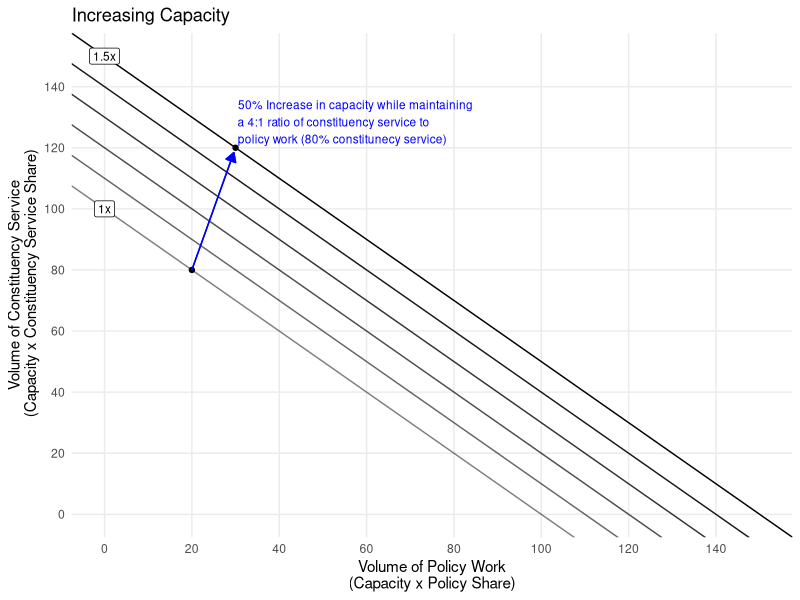
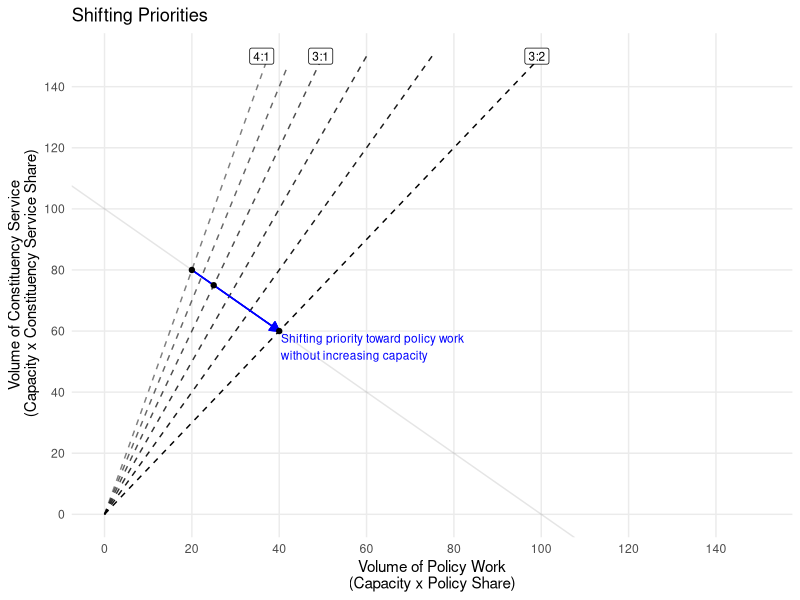
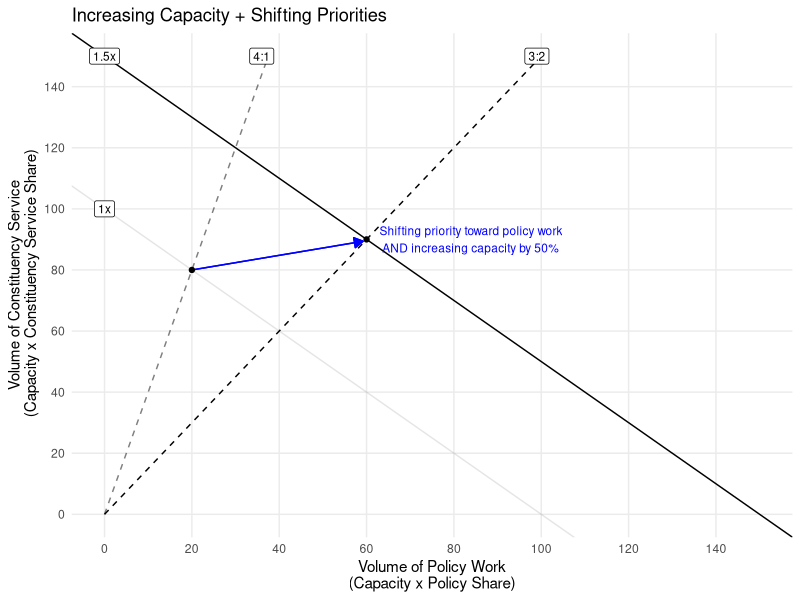
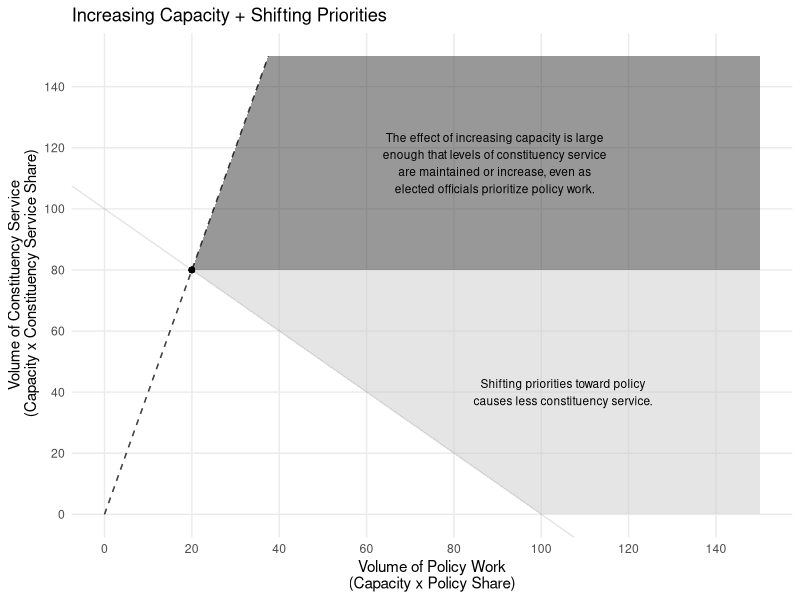

These figures' R source, in order:
## ---- chunk 1
library(tidyverse)
library(ggrepel)
library(knitr)

knitr::opts_chunk$set(echo = TRUE, 
                      cache = TRUE, 
                      fig.width=4, 
                      fig.height = 4,
                      out.width = "49%",
                      fig.show = "hold",
                      fig.cap = "",
                      fig.subcap = "",
                      split = T,
                      fig.align = 'center', 
                      fig.path='figs/',
                      fig.retina = 6,
                      warning=FALSE, 
                      message=FALSE)

# inline numbers round to 2
knit_hooks$set(inline = function(x) {
  if (is.na(as.numeric(x))) {
    return(x)
    } else 
        return(round(x,2))
})


# plot color defaults 
library(ggplot2); theme_set(theme_bw())
  options(
    ggplot2.continuous.color = "cividis",
    ggplot2.continuous.fill = "cividis"
  )
  scale_color_discrete <- function(...)
    scale_color_viridis_d(..., direction = -1)
  scale_fill_discrete <- function(...)
    scale_fill_viridis_d(..., direction = -1)
  
# html table formatting
kablebox <- . %>%  
  head(100) %>%
  knitr::kable() %>% 
  kable_styling() %>% 
  scroll_box(height = "200px")

kablebox_long <- . %>% 
  head(100) %>% 
  knitr::kable() %>% 
  kable_styling() %>% 
  scroll_box(height = "500px")
## ---- chunk 2
library(ggplot2); theme_set(theme_minimal())



# CAPACITY
tibble::tibble(
  priority = .2,
  capacity = c(100, 150) 
  ) %>% 
  ggplot() +
  aes(x = capacity*priority,
      y = capacity*(1-priority) ,
      #color = capacity, 
      #alpha = capacity, 
      intercept = capacity,
      label = str_c(capacity*priority, ", ", capacity*(1-priority))) + 
  geom_abline(slope = -1, 
              intercept = c(100, 110, 120,130,140, 150), 
                            linetype = 1,
              alpha = c(.5,.6,.7,.8,.9,1)) + 
    geom_point() +
  geom_segment(x = 100*.2, 
           y = 100*.8,
           xend = 148*.2, 
           yend = 148*.8,
           arrow = arrow(type = "closed", length = unit(.1, "in")),
           color = "blue") + 
  annotate("text", 
          label = "50% Increase in capacity while maintaining\na 4:1 ratio of constituency service to\npolicy work (80% constitunecy service)", 
           x = 150*.2, 
           y = 150*.8,
          hjust = -.01,
          vjust = -.1,
          color = "blue",
          size = 3) +
  geom_label(x = 0, y = c(100, 150), 
             label = c("1x", "1.5x"),
             size = 3 ) + 
    scale_y_continuous(breaks = seq(0, 140, by = 20), limits = c(0, 150)) + 
  scale_x_continuous(breaks = seq(0, 140, by = 20), limits = c(0, 150)) + 
  labs(title = "Increasing Capacity",
       x = "Volume of Policy Work\n(Capacity x Policy Share)",
       y = "Volume of Constituency Service\n (Capacity x Constituency Service Share)") + 
  theme(legend.position = "", 
        panel.grid.minor = element_blank() )




# PRIORITY 
tibble::tibble(
  priority = c(.2,.25, .4),
  capacity = c(100) 
  ) %>% 
  mutate(
    x = capacity*priority,
      y = capacity*(1-priority)
  ) %>% 
  ggplot() +
  aes(x = x,
      y = y ) + 
  geom_abline(slope = -1,
              intercept = c(100),
              linetype = 1,
              alpha = c(.1)) +
   stat_function(fun =  ~ 4*.x , geom = "line", linetype = 2, alpha = .5) +
     stat_function(fun =  ~ 3.5*.x , geom = "line", linetype = 2, alpha = .6) +
   stat_function(fun =  ~ 3*.x , geom = "line", linetype = 2, alpha = .7) +
   stat_function(fun =  ~ 2.5*.x , geom = "line", linetype = 2, alpha = .8) +
   stat_function(fun =  ~ 2*.x , geom = "line", linetype = 2, alpha = .9) +
   stat_function(fun =  ~ 1.5*.x , geom = "line", linetype = 2, alpha = 1) +

  geom_segment(x = 100*.2, 
           y = 100*.8,
           xend = 100*.4, 
           yend = 100*.6,
           arrow = arrow(type = "closed", length = unit(.1, "in")),
           color = "blue") + 
  geom_point() +
  annotate("text", 
          label = "Shifting priority toward policy work\nwithout increasing capacity", 
           x = 100*.4, 
           y = 100*.6,
          hjust = -.01,
          vjust = 1.1,
          color = "blue",
          size = 3) +
  geom_label(aes(x = 150*c(.24, .33, .66),
                 y = 150 ),
                   min.segment.length = 15,
             label = c("4:1", "3:1", "3:2") ,
          size = 3) + 
  scale_y_continuous(breaks = seq(0, 140, by = 20), limits = c(0, 150)) + 
  scale_x_continuous(breaks = seq(0, 140, by = 20), limits = c(0, 150)) + 
  #scale_color_gradient(low = "grey", high = "black") +
  labs(title = "Shifting Priorities",
       x = "Volume of Policy Work\n(Capacity x Policy Share)",
       y = "Volume of Constituency Service\n (Capacity x Constituency Service Share)") +
  theme(legend.position = "",         
        #panel.grid.major = element_blank(),
        panel.grid.minor = element_blank() )



# BOTH  
tibble::tibble(
  priority = c(.2, .4),
  capacity = c(100, 150) 
  ) %>% 
  mutate(
    x = capacity*priority,
      y = capacity*(1-priority)
  ) %>% 
  ggplot() +
  aes(x = x,
      y = y ) + 
  geom_abline(slope = -1,
              intercept = c(100, 150),
              linetype = 1,
              alpha = c(.1,1)) +
   stat_function(fun =  ~ 4*.x , geom = "line", linetype = 2, alpha = .5) +
   #  stat_function(fun =  ~ 3.5*.x , geom = "line", linetype = 2, alpha = .6) +
  # stat_function(fun =  ~ 3*.x , geom = "line", linetype = 2, alpha = .7) +
 #  stat_function(fun =  ~ 2.5*.x , geom = "line", linetype = 2, alpha = .8) +
#   stat_function(fun =  ~ 2*.x , geom = "line", linetype = 2, alpha = .9) +
   stat_function(fun =  ~ 1.5*.x , geom = "line", linetype = 2, alpha = 1) +
  geom_label(aes(x = 150*c(.24, .66),
                 y = 150 ),
                   min.segment.length = 15,
             label = c("4:1", "3:2") ,
          size = 3) + 
  geom_segment(x = 100*.2, 
           y = 100*.8,
           xend = 148*.4, 
           yend = 149*.6,
           arrow = arrow(type = "closed", length = unit(.1, "in")),
           color = "blue") + 
  geom_point() +
  annotate("text", 
          label = "Shifting priority toward policy work\n AND increasing capacity by 50%", 
           x = 150*.4, 
           y = 150*.6,
          hjust = -.07,
          vjust = .5,
          color = "blue",
          size = 3) +
    geom_label(x = 0, y = c(100, 150), 
             label = c("1x", "1.5x"),
             size = 3) + 
  scale_y_continuous(breaks = seq(0, 140, by = 20), limits = c(0, 150)) + 
  scale_x_continuous(breaks = seq(0, 140, by = 20), limits = c(0, 150)) + 
  #scale_color_gradient(low = "grey", high = "black") +
  labs(title = "Increasing Capacity + Shifting Priorities",
       x = "Volume of Policy Work\n(Capacity x Policy Share)",
       y = "Volume of Constituency Service\n (Capacity x Constituency Service Share)") + 
  theme(legend.position = "",          panel.grid.minor = element_blank() )



# BOTH  
more_c <- tibble(x = c(0, 20, 37.5,0),
       y = c(100, 80, 150,150) ) %>% 
  mutate(label = "A")

less_c <- tibble(x = c(0, 20, 0,0),
       y = c(0, 80, 80, 0) ) %>% 
  mutate(label = "D")


more_p <- tibble(x = c(20, 37.5, 150, 150),
       y = c(80, 150, 150, 80) ) %>% 
  mutate(label = "B")

less_p <- tibble(x = c(100, 20, 150, 150),
       y = c(0, 80, 80, 0) ) %>% 
  mutate(label = "C")


# REGIONS 
more_p %>%
 full_join( less_p) %>% #full_join(more_c) %>% 
  group_by(label) %>% 
  mutate(mean_x = mean(x),
         mean_y = mean(y),
         name = label %>% 
           str_replace("B", "The effect of increasing capacity is large\nenough that levels of constituency service\nare maintained or increase, even as\nelected officials prioritize policy work.") %>% 
           str_replace("C", "Shifting priorities toward policy\ncauses less constituency service.")) %>% 
  ungroup() %>% 
ggplot() +
  aes(x = x,
      y = y,
      fill = label,
      label = name) + 
  geom_polygon( alpha = .5) + 
    geom_abline(slope = -1,
              intercept = c(100),
              linetype = 1,
              alpha = c(.1)) +
     stat_function(fun =  ~ 4*.x , geom = "line", linetype = 2, alpha = .5) +
  geom_point(x = 20, y = 80) + 
  scale_fill_grey() +
  scale_y_continuous(breaks = seq(0, 140, by = 20), limits = c(0, 150)) + 
  scale_x_continuous(breaks = seq(0, 140, by = 20), limits = c(0, 150)) + 
  geom_text(aes(x = mean_x, y = mean_y), check_overlap = T,
          size = 3) + 
  labs(title = "Increasing Capacity + Shifting Priorities",
       x = "Volume of Policy Work\n(Capacity x Policy Share)",
       y = "Volume of Constituency Service\n (Capacity x Constituency Service Share)") + 
  theme(legend.position = "",          panel.grid.minor = element_blank() )
